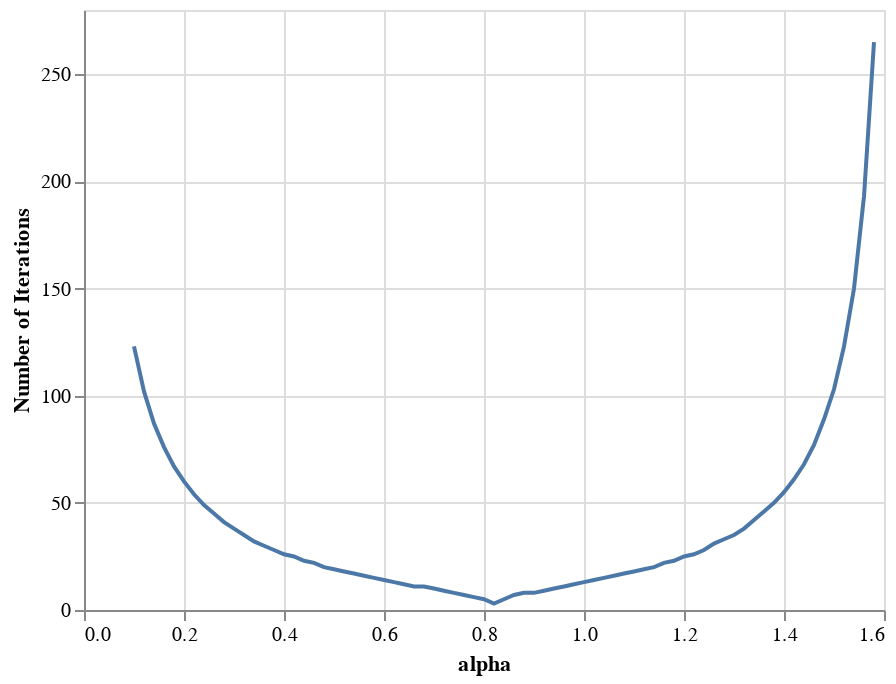

The notebook cell saved with this chart:
### Markdown cell above
This estimate for the root is about seven orders of magnitude better than the visual estimate &mdash; a pretty good improvement.  
Now we plot the number of steps until convergence ($|x_{n-1} - x_{n}| < \epsilon = 1*10^{-10}$) against the parameter $\alpha$:

### Code cell
# Calculate the number of steps to convergence for a range of alpha parameters
data3 = []
alpha = np.arange(0.1,1.6,0.02)
for a in alpha:
    result = generalFPI(g, 0.635, a)
    data3.append([a,result[1]])

# Plot this data
df3 = pd.DataFrame(data3, columns=['alpha', 'Number of Iterations'])
df3.reset_index()
alt.Chart(df3).mark_line().encode(
    x='alpha',
    y='Number of Iterations'
)

### Figure 1 — Vega-Lite specification as saved in the notebook (floating-point values rounded to 4 significant figures)
{"config": {"view": {"continuousWidth": 400, "continuousHeight": 300}}, "data": {"name": "data-9416c0674d7d665b13ad8089097392a6"}, "mark": "line", "encoding": {"x": {"type": "quantitative", "field": "alpha"}, "y": {"type": "quantitative", "field": "Number of Iterations"}}, "$schema": "https://vega.github.io/schema/vega-lite/v4.8.1.json", "datasets": {"data-9416c0674d7d665b13ad8089097392a6": [{"alpha": 0.1, "Number of Iterations": 123}, {"alpha": 0.12, "Number of Iterations": 102}, {"alpha": 0.14, "Number of Iterations": 87}, {"alpha": 0.16, "Number of Iterations": 76}, {"alpha": 0.18, "Number of Iterations": 67}, {"alpha": 0.2, "Number of Iterations": 60}, {"alpha": 0.22, "Number of Iterations": 54}, {"alpha": 0.24, "Number of Iterations": 49}, {"alpha": 0.26, "Number of Iterations": 45}, {"alpha": 0.28, "Number of Iterations": 41}, {"alpha": 0.3, "Number of Iterations": 38}, {"alpha": 0.32, "Number of Iterations": 35}, {"alpha": 0.34, "Number of Iterations": 32}, {"alpha": 0.36, "Number of Iterations": 30}, {"alpha": 0.38, "Number of Iterations": 28}, {"alpha": 0.4, "Number of Iterations": 26}, {"alpha": 0.42, "Number of Iterations": 25}, {"alpha": 0.44, "Number of Iterations": 23}, {"alpha": 0.46, "Number of Iterations": 22}, {"alpha": 0.48, "Number of Iterations": 20}, {"alpha": 0.5, "Number of Iterations": 19}, {"alpha": 0.52, "Number of Iterations": 18}, {"alpha": 0.54, "Number of Iterations": 17}, {"alpha": 0.56, "Number of Iterations": 16}, {"alpha": 0.58, "Number of Iterations": 15}, {"alpha": 0.6, "Number of Iterations": 14}, {"alpha": 0.62, "Number of Iterations": 13}, {"alpha": 0.64, "Number of Iterations": 12}, {"alpha": 0.66, "Number of Iterations": 11}, {"alpha": 0.68, "Number of Iterations": 11}, {"alpha": 0.7, "Number of Iterations": 10}, {"alpha": 0.72, "Number of Iterations": 9}, {"alpha": 0.74, "Number of Iterations": 8}, {"alpha": 0.76, "Number of Iterations": 7}, {"alpha": 0.78, "Number of Iterations": 6}, {"alpha": 0.8, "Number of Iterations": 5}, {"alpha": 0.82, "Number of Iterations": 3}, {"alpha": 0.84, "Number of Iterations": 5}, {"alpha": 0.86, "Number of Iterations": 7}, {"alpha": 0.88, "Number of Iterations": 8}, {"alpha": 0.9, "Number of Iterations": 8}, {"alpha": 0.92, "Number of Iterations": 9}, {"alpha": 0.94, "Number of Iterations": 10}, {"alpha": 0.96, "Number of Iterations": 11}, {"alpha": 0.98, "Number of Iterations": 12}, {"alpha": 1.0, "Number of Iterations": 13}, {"alpha": 1.02, "Number of Iterations": 14}, {"alpha": 1.04, "Number of Iterations": 15}, {"alpha": 1.06, "Number of Iterations": 16}, {"alpha": 1.08, "Number of Iterations": 17}, {"alpha": 1.1, "Number of Iterations": 18}, {"alpha": 1.12, "Number of Iterations": 19}, {"alpha": 1.14, "Number of Iterations": 20}, {"alpha": 1.16, "Number of Iterations": 22}, {"alpha": 1.18, "Number of Iterations": 23}, {"alpha": 1.2, "Number of Iterations": 25}, {"alpha": 1.22, "Number of Iterations": 26}, {"alpha": 1.24, "Number of Iterations": 28}, {"alpha": 1.26, "Number of Iterations": 31}, {"alpha": 1.28, "Number of Iterations": 33}, {"alpha": 1.3, "Number of Iterations": 35}, {"alpha": 1.32, "Number of Iterations": 38}, {"alpha": 1.34, "Number of Iterations": 42}, {"alpha": 1.36, "Number of Iterations": 46}, {"alpha": 1.38, "Number of Iterations": 50}, {"alpha": 1.4, "Number of Iterations": 55}, {"alpha": 1.42, "Number of Iterations": 61}, {"alpha": 1.44, "Number of Iterations": 68}, {"alpha": 1.46, "Number of Iterations": 77}, {"alpha": 1.48, "Number of Iterations": 89}, {"alpha": 1.5, "Number of Iterations": 103}, {"alpha": 1.52, "Number of Iterations": 123}, {"alpha": 1.54, "Number of Iterations": 150}, {"alpha": 1.56, "Number of Iterations": 193}, {"alpha": 1.58, "Number of Iterations": 265}]}}
